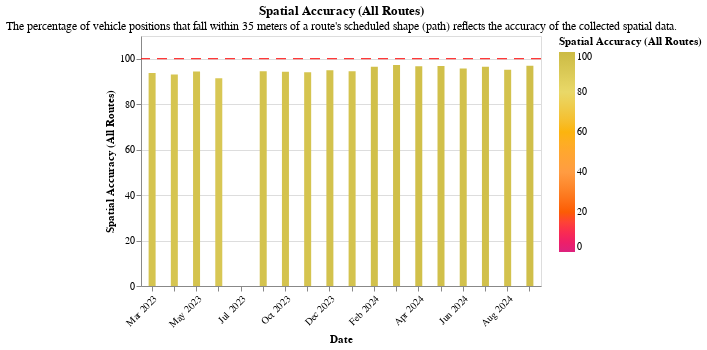

Notebook code cell kept with this figure:
### Code cell
(
        section2.simple_bar_chart(
            df2,
            "Spatial Accuracy (All Routes)",
            "ruler_100_pct",
            readable_dict["agency_spatial_accuracy"]["title"],
            readable_dict["spatial_accuracy_graph"]["subtitle"],
            color_dict["spatial_accuracy_domain"],
            color_dict["spatial_accuracy_range"]
        )
    )

### Figure 1 — Vega-Lite specification as saved in the notebook (floating-point values rounded to 4 significant figures)
{"config": {"view": {"continuousWidth": 300, "continuousHeight": 300}}, "layer": [{"mark": {"type": "bar", "clip": true, "size": 7}, "encoding": {"color": {"field": "Spatial Accuracy (All Routes)", "scale": {"domain": [0, 20, 40, 60, 80, 100], "range": ["#dd217d", "#fc5c04", "#ff9c42", "#fcb40e", "#e9d868", "#ccbb44"]}, "title": "Spatial Accuracy (All Routes)", "type": "quantitative"}, "tooltip": [{"field": "Date", "type": "temporal"}, {"field": "Spatial Accuracy (All Routes)", "type": "quantitative"}], "x": {"axis": {"format": "%b %Y", "labelAngle": -45}, "field": "Date", "timeUnit": "yearmonthdate", "title": ["Date"], "type": "ordinal"}, "y": {"field": "Spatial Accuracy (All Routes)", "scale": {"domain": [0, 105.0]}, "title": "Spatial Accuracy (All Routes)", "type": "quantitative"}}}, {"mark": {"type": "rule", "color": "red", "strokeDash": [10, 7]}, "encoding": {"y": {"aggregate": "mean", "field": "ruler_100_pct", "type": "quantitative"}}}], "data": {"name": "data-f9af6956fc9932db84b4acd4404c2b2d"}, "height": 250, "title": {"text": "Spatial Accuracy (All Routes)", "subtitle": ["The percentage of vehicle positions that fall within 35 meters of a route's scheduled shape (path) reflects the accuracy of the collected spatial data."]}, "width": 400, "$schema": "https://vega.github.io/schema/vega-lite/v5.17.0.json", "datasets": {"data-f9af6956fc9932db84b4acd4404c2b2d": [{"District": "06 - Fresno", "Organization": "City of Visalia", "schedule_gtfs_dataset_key": "3bda4652977200408690059ef2ec4b4d", "VP per Minute (All Routes)": 2.85, "Spatial Accuracy (All Routes)": 93.72, "Date": "2023-03-15T00:00:00", "ruler_100_pct": 100, "ruler_for_vp_per_min": 2}, {"District": "06 - Fresno", "Organization": "City of Visalia", "schedule_gtfs_dataset_key": "3bda4652977200408690059ef2ec4b4d", "VP per Minute (All Routes)": 2.6, "Spatial Accuracy (All Routes)": 93.06, "Date": "2023-04-12T00:00:00", "ruler_100_pct": 100, "ruler_for_vp_per_min": 2}, {"District": "06 - Fresno", "Organization": "City of Visalia", "schedule_gtfs_dataset_key": "3bda4652977200408690059ef2ec4b4d", "VP per Minute (All Routes)": 2.72, "Spatial Accuracy (All Routes)": 94.33, "Date": "2023-05-17T00:00:00", "ruler_100_pct": 100, "ruler_for_vp_per_min": 2}, {"District": "06 - Fresno", "Organization": "City of Visalia", "schedule_gtfs_dataset_key": "3bda4652977200408690059ef2ec4b4d", "VP per Minute (All Routes)": 2.85, "Spatial Accuracy (All Routes)": 91.39, "Date": "2023-06-14T00:00:00", "ruler_100_pct": 100, "ruler_for_vp_per_min": 2}, {"District": "06 - Fresno", "Organization": "City of Visalia", "schedule_gtfs_dataset_key": "3bda4652977200408690059ef2ec4b4d", "VP per Minute (All Routes)": 0.31, "Spatial Accuracy (All Routes)": 0.0, "Date": "2023-07-12T00:00:00", "ruler_100_pct": 100, "ruler_for_vp_per_min": 2}, {"District": "06 - Fresno", "Organization": "City of Visalia", "schedule_gtfs_dataset_key": "3bda4652977200408690059ef2ec4b4d", "VP per Minute (All Routes)": 2.67, "Spatial Accuracy (All Routes)": 94.49, "Date": "2023-09-13T00:00:00", "ruler_100_pct": 100, "ruler_for_vp_per_min": 2}, {"District": "06 - Fresno", "Organization": "City of Visalia", "schedule_gtfs_dataset_key": "3bda4652977200408690059ef2ec4b4d", "VP per Minute (All Routes)": 2.63, "Spatial Accuracy (All Routes)": 94.29, "Date": "2023-10-11T00:00:00", "ruler_100_pct": 100, "ruler_for_vp_per_min": 2}, {"District": "06 - Fresno", "Organization": "City of Visalia", "schedule_gtfs_dataset_key": "3bda4652977200408690059ef2ec4b4d", "VP per Minute (All Routes)": 2.91, "Spatial Accuracy (All Routes)": 94.06, "Date": "2023-11-15T00:00:00", "ruler_100_pct": 100, "ruler_for_vp_per_min": 2}, {"District": "06 - Fresno", "Organization": "City of Visalia", "schedule_gtfs_dataset_key": "3bda4652977200408690059ef2ec4b4d", "VP per Minute (All Routes)": 2.87, "Spatial Accuracy (All Routes)": 94.94, "Date": "2023-12-13T00:00:00", "ruler_100_pct": 100, "ruler_for_vp_per_min": 2}, {"District": "06 - Fresno", "Organization": "City of Visalia", "schedule_gtfs_dataset_key": "3bda4652977200408690059ef2ec4b4d", "VP per Minute (All Routes)": 2.59, "Spatial Accuracy (All Routes)": 94.45, "Date": "2024-01-17T00:00:00", "ruler_100_pct": 100, "ruler_for_vp_per_min": 2}, {"District": "06 - Fresno", "Organization": "City of Visalia", "schedule_gtfs_dataset_key": "3bda4652977200408690059ef2ec4b4d", "VP per Minute (All Routes)": 2.88, "Spatial Accuracy (All Routes)": 96.5, "Date": "2024-02-14T00:00:00", "ruler_100_pct": 100, "ruler_for_vp_per_min": 2}, {"District": "06 - Fresno", "Organization": "City of Visalia", "schedule_gtfs_dataset_key": "3bda4652977200408690059ef2ec4b4d", "VP per Minute (All Routes)": 2.89, "Spatial Accuracy (All Routes)": 97.27, "Date": "2024-03-13T00:00:00", "ruler_100_pct": 100, "ruler_for_vp_per_min": 2}, {"District": "06 - Fresno", "Organization": "City of Visalia", "schedule_gtfs_dataset_key": "3bda4652977200408690059ef2ec4b4d", "VP per Minute (All Routes)": 2.77, "Spatial Accuracy (All Routes)": 96.64, "Date": "2024-04-17T00:00:00", "ruler_100_pct": 100, "ruler_for_vp_per_min": 2}, {"District": "06 - Fresno", "Organization": "City of Visalia", "schedule_gtfs_dataset_key": "3bda4652977200408690059ef2ec4b4d", "VP per Minute (All Routes)": 2.86, "Spatial Accuracy (All Routes)": 96.81, "Date": "2024-05-22T00:00:00", "ruler_100_pct": 100, "ruler_for_vp_per_min": 2}, {"District": "06 - Fresno", "Organization": "City of Visalia", "schedule_gtfs_dataset_key": "3bda4652977200408690059ef2ec4b4d", "VP per Minute (All Routes)": 2.97, "Spatial Accuracy (All Routes)": 95.75, "Date": "2024-06-12T00:00:00", "ruler_100_pct": 100, "ruler_for_vp_per_min": 2}, {"District": "06 - Fresno", "Organization": "City of Visalia", "schedule_gtfs_dataset_key": "3bda4652977200408690059ef2ec4b4d", "VP per Minute (All Routes)": 2.57, "Spatial Accuracy (All Routes)": 96.49, "Date": "2024-07-17T00:00:00", "ruler_100_pct": 100, "ruler_for_vp_per_min": 2}, {"District": "06 - Fresno", "Organization": "City of Visalia", "schedule_gtfs_dataset_key": "3bda4652977200408690059ef2ec4b4d", "VP per Minute (All Routes)": 2.54, "Spatial Accuracy (All Routes)": 95.19, "Date": "2024-08-14T00:00:00", "ruler_100_pct": 100, "ruler_for_vp_per_min": 2}, {"District": "06 - Fresno", "Organization": "City of Visalia", "schedule_gtfs_dataset_key": "3bda4652977200408690059ef2ec4b4d", "VP per Minute (All Routes)": 2.97, "Spatial Accuracy (All Routes)": 96.88, "Date": "2024-09-18T00:00:00", "ruler_100_pct": 100, "ruler_for_vp_per_min": 2}]}}
